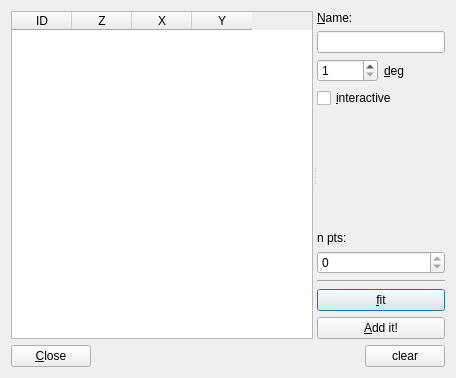
<?xml version="1.0" encoding="UTF-8"?>
<ui version="4.0">
 <class>addLine</class>
 <widget class="QDialog" name="addLine">
  <property name="geometry">
   <rect>
    <x>0</x>
    <y>0</y>
    <width>456</width>
    <height>378</height>
   </rect>
  </property>
  <property name="windowTitle">
   <string>add_lines</string>
  </property>
  <layout class="QVBoxLayout" name="verticalLayout_2">
   <item>
    <widget class="QSplitter" name="splitter">
     <property name="orientation">
      <enum>Qt::Horizontal</enum>
     </property>
     <widget class="QTableWidget" name="tableWidget">
      <property name="horizontalScrollBarPolicy">
       <enum>Qt::ScrollBarAlwaysOff</enum>
      </property>
      <attribute name="horizontalHeaderDefaultSectionSize">
       <number>60</number>
      </attribute>
      <column>
       <property name="text">
        <string>ID</string>
       </property>
      </column>
      <column>
       <property name="text">
        <string>Z</string>
       </property>
      </column>
      <column>
       <property name="text">
        <string>X</string>
       </property>
      </column>
      <column>
       <property name="text">
        <string>Y</string>
       </property>
      </column>
     </widget>
     <widget class="QWidget" name="">
      <layout class="QVBoxLayout" name="verticalLayout">
       <item>
        <widget class="QLabel" name="label_3">
         <property name="text">
          <string>&amp;Name:</string>
         </property>
         <property name="buddy">
          <cstring>name_lineEdit</cstring>
         </property>
        </widget>
       </item>
       <item>
        <widget class="QLineEdit" name="name_lineEdit"/>
       </item>
       <item>
        <layout class="QHBoxLayout" name="horizontalLayout">
         <item>
          <widget class="QSpinBox" name="deg_spinBox">
           <property name="minimum">
            <number>1</number>
           </property>
          </widget>
         </item>
         <item>
          <widget class="QLabel" name="label">
           <property name="text">
            <string>&amp;deg</string>
           </property>
           <property name="buddy">
            <cstring>deg_spinBox</cstring>
           </property>
          </widget>
         </item>
        </layout>
       </item>
       <item>
        <widget class="QCheckBox" name="interactive_checkBox">
         <property name="text">
          <string>&amp;interactive</string>
         </property>
        </widget>
       </item>
       <item>
        <spacer name="verticalSpacer">
         <property name="orientation">
          <enum>Qt::Vertical</enum>
         </property>
         <property name="sizeHint" stdset="0">
          <size>
           <width>20</width>
           <height>40</height>
          </size>
         </property>
        </spacer>
       </item>
       <item>
        <widget class="QLabel" name="label_2">
         <property name="text">
          <string>n pts:</string>
         </property>
         <property name="buddy">
          <cstring>spinBox</cstring>
         </property>
        </widget>
       </item>
       <item>
        <widget class="QSpinBox" name="spinBox">
         <property name="readOnly">
          <bool>true</bool>
         </property>
        </widget>
       </item>
       <item>
        <widget class="Line" name="line">
         <property name="orientation">
          <enum>Qt::Horizontal</enum>
         </property>
        </widget>
       </item>
       <item>
        <widget class="QPushButton" name="fit_pushButton">
         <property name="text">
          <string>&amp;fit</string>
         </property>
        </widget>
       </item>
       <item>
        <widget class="QPushButton" name="add_pushButton">
         <property name="text">
          <string>&amp;Add it!</string>
         </property>
        </widget>
       </item>
      </layout>
     </widget>
    </widget>
   </item>
   <item>
    <layout class="QHBoxLayout" name="horizontalLayout_2">
     <item>
      <widget class="QPushButton" name="closeButton">
       <property name="text">
        <string>&amp;Close</string>
       </property>
      </widget>
     </item>
     <item>
      <spacer name="horizontalSpacer">
       <property name="orientation">
        <enum>Qt::Horizontal</enum>
       </property>
       <property name="sizeHint" stdset="0">
        <size>
         <width>40</width>
         <height>20</height>
        </size>
       </property>
      </spacer>
     </item>
     <item>
      <widget class="QPushButton" name="clear_pushButton">
       <property name="text">
        <string>clear</string>
       </property>
      </widget>
     </item>
    </layout>
   </item>
  </layout>
 </widget>
 <resources/>
 <connections/>
</ui>
